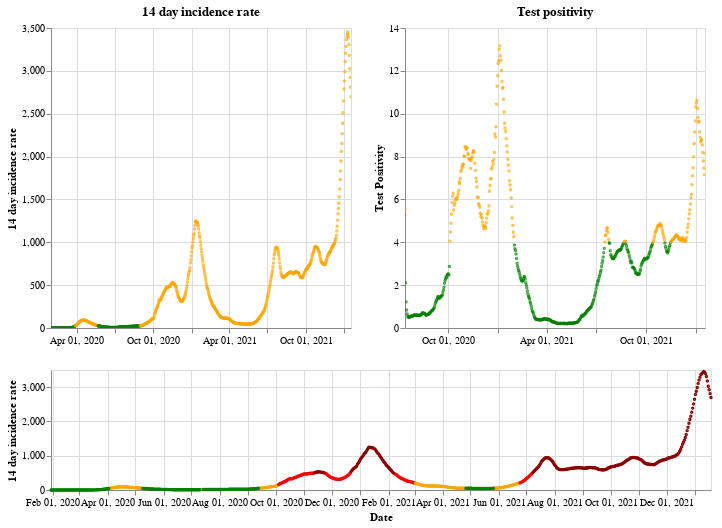

The notebook cell saved with this chart:
### Markdown cell above
## England

### Code cell
plot_traffic_light('England')

### Figure 1 — Vega-Lite specification as saved in the notebook (floating-point values rounded to 4 significant figures; data arrays with more than 128 entries replaced by an {"elided": "..."} marker saying what was removed)
{"config": {"view": {"continuousWidth": 400, "continuousHeight": 300}}, "vconcat": [{"hconcat": [{"mark": {"type": "point", "size": 2}, "encoding": {"color": {"condition": {"value": "green", "test": "(datum.twoWeeklyCasesRate <= 25)"}, "value": "orange"}, "tooltip": [{"type": "nominal", "field": "areaName"}, {"type": "temporal", "field": "date"}, {"type": "quantitative", "field": "twoWeeklyCasesRate"}, {"type": "quantitative", "field": "testPositivity"}], "x": {"type": "temporal", "axis": {"title": ""}, "field": "date", "scale": {"domain": {"selection": "DateBrush"}}, "timeUnit": "yearmonthdate"}, "y": {"type": "quantitative", "axis": {"title": "14 day incidence rate"}, "field": "twoWeeklyCasesRate"}}, "title": "14 day incidence rate", "width": 300}, {"mark": {"type": "point", "size": 2}, "encoding": {"color": {"condition": {"value": "green", "test": "(datum.testPositivity <= 4)"}, "value": "orange"}, "tooltip": [{"type": "nominal", "field": "areaName"}, {"type": "temporal", "field": "date"}, {"type": "quantitative", "field": "twoWeeklyCasesRate"}, {"type": "quantitative", "field": "testPositivity"}], "x": {"type": "temporal", "axis": {"title": ""}, "field": "date", "scale": {"domain": {"selection": "DateBrush"}}, "timeUnit": "yearmonthdate"}, "y": {"type": "quantitative", "axis": {"title": "Test Positivity"}, "field": "testPositivity"}}, "title": "Test positivity", "width": 300}]}, {"layer": [{"mark": {"type": "point", "size": 2}, "encoding": {"color": {"condition": {"value": "orange", "test": "(((datum.testPositivity < 4) && (datum.twoWeeklyCasesRate >= 50)) && (datum.twoWeeklyCasesRate < 200))"}, "value": "red"}, "opacity": {"condition": {"value": 1, "test": "((datum.twoWeeklyCasesRate >= 50) && (datum.twoWeeklyCasesRate < 500))"}, "value": 0}, "tooltip": [{"type": "nominal", "field": "areaName"}, {"type": "temporal", "field": "date"}, {"type": "quantitative", "field": "twoWeeklyCasesRate"}, {"type": "quantitative", "field": "testPositivity"}], "x": {"type": "temporal", "axis": {"title": "Date"}, "field": "date", "timeUnit": "yearmonthdate"}, "y": {"type": "quantitative", "axis": {"title": "14 day incidence rate"}, "field": "twoWeeklyCasesRate"}}, "selection": {"DateBrush": {"type": "interval", "encodings": ["x"], "fields": ["Time"]}}}, {"mark": {"type": "point", "size": 2}, "encoding": {"color": {"value": "darkred"}, "opacity": {"condition": {"value": 1, "test": "(datum.twoWeeklyCasesRate >= 500)"}, "value": 0}, "tooltip": [{"type": "nominal", "field": "areaName"}, {"type": "temporal", "field": "date"}, {"type": "quantitative", "field": "twoWeeklyCasesRate"}, {"type": "quantitative", "field": "testPositivity"}], "x": {"type": "temporal", "axis": {"title": "Date"}, "field": "date", "timeUnit": "yearmonthdate"}, "y": {"type": "quantitative", "axis": {"title": "14 day incidence rate"}, "field": "twoWeeklyCasesRate"}}}, {"mark": {"type": "point", "size": 2}, "encoding": {"color": {"condition": {"value": "green", "test": "((datum.testPositivity < 4) && (datum.twoWeeklyCasesRate < 50))"}, "value": "orange"}, "opacity": {"condition": {"value": 1, "test": "(datum.twoWeeklyCasesRate < 50)"}, "value": 0}, "tooltip": [{"type": "nominal", "field": "areaName"}, {"type": "temporal", "field": "date"}, {"type": "quantitative", "field": "twoWeeklyCasesRate"}, {"type": "quantitative", "field": "testPositivity"}], "x": {"type": "temporal", "axis": {"title": "Date"}, "field": "date", "timeUnit": "yearmonthdate"}, "y": {"type": "quantitative", "axis": {"title": "14 day incidence rate"}, "field": "twoWeeklyCasesRate"}}}], "height": 120, "width": 660}], "data": {"name": "data-1113f10a53f5437e8c523d61d1edfc59"}, "$schema": "https://vega.github.io/schema/vega-lite/v4.8.1.json", "datasets": {"data-1113f10a53f5437e8c523d61d1edfc59": {"elided": "720 records"}}}
